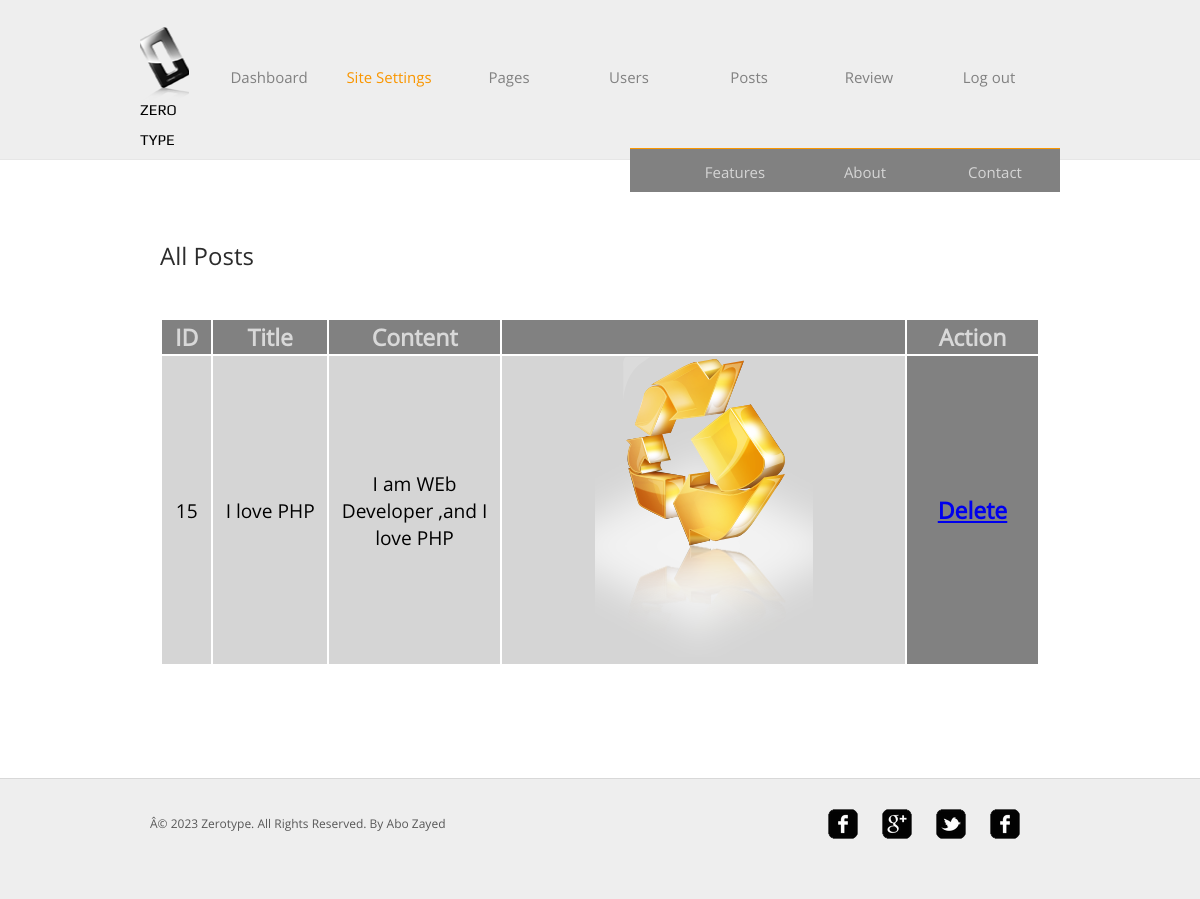
The page /admincp/pages.php?page=show_f_posts (signed in) on the database its author committed.
### tables this page shows
CREATE TABLE IF NOT EXISTS `siteimage` (
  `id` int(11) NOT NULL AUTO_INCREMENT,
  `img_type` varchar(50) NOT NULL,
  `img_name` varchar(50) NOT NULL,
  `img_path` varchar(100) NOT NULL,
  `img_width` int(11) NOT NULL,
  `img_height` int(11) NOT NULL,
  PRIMARY KEY (`id`)
);

CREATE TABLE IF NOT EXISTS `sitepost` (
  `id` int(11) NOT NULL AUTO_INCREMENT,
  `post_title` varchar(150) DEFAULT NULL,
  `post_author` varchar(50) DEFAULT NULL,
  `post_content` text NOT NULL,
  `post_desc` varchar(255) DEFAULT NULL,
  `post_photo` varchar(100) DEFAULT NULL,
  `post_type` varchar(50) NOT NULL,
  `post_date_d` int(11) DEFAULT NULL,
  `post_date_y` int(11) DEFAULT NULL,
  PRIMARY KEY (`id`)
);

CREATE TABLE IF NOT EXISTS `sitedesc` (
  `id` int(11) NOT NULL AUTO_INCREMENT,
  `status` smallint(2) NOT NULL,
  `title` varchar(100) NOT NULL,
  `author` varchar(100) NOT NULL,
  `desc` text NOT NULL,
  `keywords` varchar(255) NOT NULL,
  `copyright` varchar(255) NOT NULL,
  `phone` int(11) NOT NULL,
  `email` varchar(150) NOT NULL,
  `address` varchar(255) NOT NULL,
  PRIMARY KEY (`id`)
);

### mangeDesc.php (called while the page is built, shortened)
<?php
$getData = "SELECT * FROM siteDesc ORDER BY id";
$getDataQuery = mysql_query($getData);
$getRow       = mysql_fetch_array($getDataQuery);
$facebookUrl = "SELECT facebook FROM siteurl ORDER BY id";
$facebookData = mysql_query($facebookUrl) or die(mysql_error());
$facebook = mysql_fetch_array($facebookData);
$twitterUrl = "SELECT twitter FROM siteurl ORDER BY id";
$twitterData = mysql_query($twitterUrl) or die(mysql_error());
$twitter = mysql_fetch_array($twitterData);
$googleUrl = "SELECT google FROM siteurl ORDER BY id";
$googleData = mysql_query($googleUrl) or die(mysql_error());
$google = mysql_fetch_array($googleData);
$youtubeUrl = "SELECT youtube FROM siteurl ORDER BY id";
$youtubeData = mysql_query($youtubeUrl) or die(mysql_error());
$youtube = mysql_fetch_array($youtubeData);
$getLogo = "SELECT * FROM siteimage WHERE img_type='logo'";
$getLogoQuery = mysql_query($getLogo);
$getLogoRow       = mysql_fetch_array($getLogoQuery);

### admincp/pages.php (the view, shortened to what this page needs)
<?php
include_once 'includes/header.php';
include_once '../mangeDesc.php';
?>
                        <ul id="second_navigation">
				<li>
					<a href="pages.php?page=features">Features</a>
				</li>
                                <li>
					<a href="pages.php?page=about">About</a>
				</li>
                                <li>
					<a href="pages.php?page=contact">Contact</a>
				</li>
			</ul>
</div>
</div>
<div id="contents">
<?php
if($_REQUEST['page'] == 'features'){
    echo '<h1> Welcome To Features Page Setting</h1>';
echo '
    <h2> Features Description</h2>
    <span><a href="pages.php?page=update_f_desc">Update Features Description</a></span>
';
echo '
    <h2> Features Posts</h2>
    <span><a href="pages.php?page=show_f_posts">Show All</a> - <a href="pages.php?page=add_f_post">Add New</a></span>
';
}elseif($_REQUEST['page'] == 'show_f_posts'){
echo '<h2>All Posts</h2>';
echo '
<table width="100%" class="post_table">
    <tr>
        <th width="25px">ID</td>
        <th width="60px">Title</td>
        <th width="60px">Content</td>
        <th width="130px"Photo</td>
        <th width="60px">Action</td>
    </tr>
';
$getPost = "SELECT * FROM sitepost WHERE post_type='features' ORDER BY id DESC ";
$getPostQuery = mysql_query($getPost);
while ($getPostRow       = mysql_fetch_array($getPostQuery)){
echo '
    <tr>
        <td width="25px">'.$getPostRow['id'].'</td>
        <td width="60px">'.$getPostRow['post_title'].'</td>
        <td width="60px">'.substr($getPostRow["post_content"],0,200).'</td>
        <td width="60px"><img src="images/'.$getPostRow['post_photo'].'" /></td>
        <th width="60px"><a href="pages.php?page=f_delete&f_post_id='.$getPostRow["id"].'">Delete</a></td>
    </tr>
';  }
echo '</table>';
}elseif($_REQUEST['page'] == 'inbox'){
}else{
     echo '<h1> Welcome To Pages Setting</h1>';
}
?>
<?php
include_once 'includes/footer.php';
?>

### admincp/includes/header.php (shortened to what this page needs)
<?php
if(isset($_COOKIE['user'] )&& $_COOKIE['user'] != ''){
?>
<?php include_once '../mangeDesc.php'; ?>
<!DOCTYPE HTML>
<html>
<head>
	<link rel="stylesheet" href="../css/style.css" type="text/css">
        <link rel="stylesheet" href="css/adminStyle.css" type="text/css">
</head>
<body>
	<div id="header">
		<div>
			<div class="logo">
                            <a href="index.php"  <?php echo 'style="background: url('.$getLogoRow['img_path'].') no-repeat center top; height: '.$getLogoRow['img_height'].'px; width: '.$getLogoRow['img_width'].'px;"'; ?> >Zero Type</a>
			</div>
			<ul id="admin_navigation">
				<li>
					<a href="index.php">Dashboard</a>
				</li>
                                <li class="active">
					<a href="settings.php">Site Settings</a>
				</li>
				<li>
					<a href="pages.php">Pages</a>
				</li>
				<li>
					<a href="users.php">Users</a>
				</li>
				<li>
					<a href="posts.php">Posts</a>
				</li>
                                <li>
                                    <a href="../index.php" target="_blank">Review </a>
				</li>
                                <li>
                                    <a href="logout.php" target="_blank">Log out </a>
				</li>
			</ul>
            <?php
            }  else {
    header("Location: login.php");
}
            ?>

### admincp/includes/footer.php (shortened to what this page needs)
</div>
<div id="footer">
    <?php include_once '../mangeDesc.php'; ?>
		<div class="clearfix">
			<div id="connect">
				<a href="<?php echo $facebook['facebook']; ?>" target="_blank" class="facebook"></a>
                                <a href="<?php echo $google['google']; ?>" target="_blank" class="google"></a>
                                <a href="<?php echo $twitter['twitter']; ?>" target="_blank" class="twitter"></a>
                                <a href="<?php echo $youtube['youtube']; ?>" target="_blank" class="youtube"></a>
			</div>
			<p>
				<?php  echo $getRow['copyright']; ?>
			</p>
		</div>
	</div>
</body>
</html>

### css/style.css (style rules this page uses)
body { background-color: #fff; font-family: 'OpenSans'; margin: 0; }
img { border: 0; }
.clearfix:after, #contents:after { clear:both; content:""; display:block; height:1%; line-height:0; visibility:hidden; }
#header { background-color: #eee; border-bottom: 1px solid #e6e6e6; padding: 27px 0; }
#header > div, #footer > div { width: 920px; margin: 0 auto; padding: 0 20px; }
#header .logo { float: left; margin-right: 20px; }
#header .logo a { color: #000; display: block; font: 15px/30px 'Play'; height: 20px; width: 76px; padding-top: 68px; text-decoration: none; text-transform: uppercase; }
#contents { min-height: 510px; width: 880px; margin: 0 auto; padding: 54px 40px; }
h2 { color: #2c2c2c; font-size: 24px; font-weight: normal; line-height: 24px; margin: 0 0 12px; }
p { color: #585858; font-size: 16px; line-height: 24px; margin: 0 0 30px; }
#footer { background-color: #eee; border-top: 1px solid #d8d8d8; padding: 30px 0; }
#footer p { font-size: 12px; line-height: 30px; padding-left: 10px; }
#connect { float: right; display: inline-block; margin-right: 30px; }
#connect a { background: url(../images/icons.png) no-repeat; display: inline-block; height: 30px; width: 30px; margin: 0 10px; }
#connect a.google { background-position: 0 -40px; }
#connect a.twitter { background-position: 0 -80px; }

### admincp/css/adminStyle.css (style rules this page uses)
#admin_navigation { display: inline-block; list-style: none; line-height: 100px; margin: 0; padding: 0; }
#admin_navigation li { float: left; width: 120px; text-align: center; }
#admin_navigation li a { color: #818181; font-size: 15px; line-height: 30px; text-decoration: none; }
#admin_navigation li.active a { color: #f99600; }
#second_navigation { display: inline-block; list-style: none; line-height: 40px; padding-top: 3px; border-top: 1px solid #f99600; background-color: #818181; float: right; }
#second_navigation li { float: left; width: 130px; text-align: center; }
#second_navigation li a { color: #d5d5d5; font-size: 15px; line-height: 30px; text-decoration: none; }
table.post_table { margin-top: 50px; }
table.post_table th { background-color: #818181; color: #d8d8d8; font-size: 1.2em; }
table.post_table tr { background-color: #d5d5d5; color: #000; font-size: 1.2em; text-align: center; }
h2 { margin-top: 30px; }

### rows shown on the page
siteimage: img_path (picture)
sitepost: id "15", post_title "I love PHP", post_content "I am WEb Developer ,and I love PHP", post_photo (picture)
sitedesc: copyright "Â© 2023 Zerotype. All Rights Reserved. By Abo Zayed"
